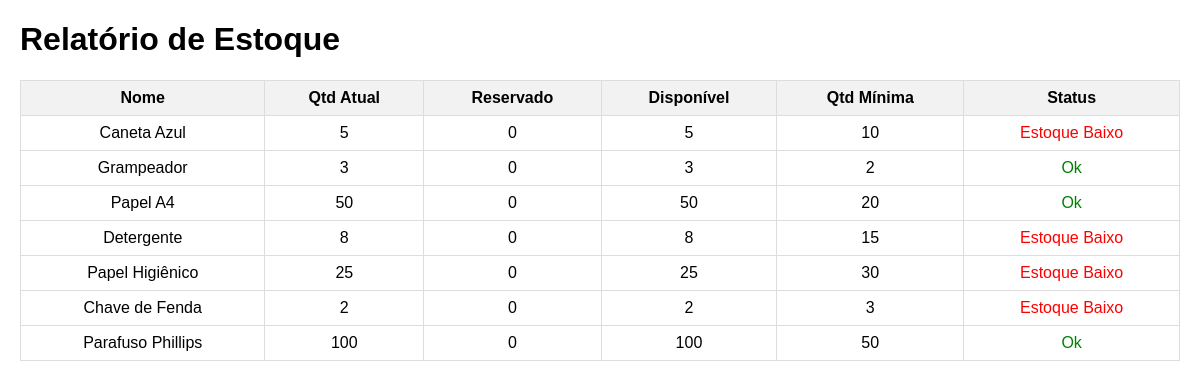
Screenshot of /relatorio/ (signed in) with the database file from the repository.
### materiais/models.py (models this page shows, shortened)
class Material(models.Model):
    nome = models.CharField(max_length=200)
    categoria = models.ForeignKey(Categoria, on_delete=models.CASCADE, related_name='materiais')
    descricao = models.TextField(blank=True, null=True)
    unidade_medida = models.CharField(max_length=20, default='unidade')
    quantidade_atual = models.PositiveIntegerField(default=0)
    reservado = models.PositiveIntegerField(default=0)  # 🔥 Novo campo
    quantidade_minima = models.PositiveIntegerField(default=5)
    preco_unitario = models.DecimalField(max_digits=10, decimal_places=2, null=True, blank=True)
    fornecedor = models.CharField(max_length=200, blank=True, null=True)
    localizacao = models.CharField(max_length=100, blank=True, null=True)
    ativo = models.BooleanField(default=True)
    criado_em = models.DateTimeField(auto_now_add=True)
    atualizado_em = models.DateTimeField(auto_now=True)
    class Meta:
        verbose_name = 'Material'
        verbose_name_plural = 'Materiais'
        ordering = ['categoria', 'nome']
    @property
    def estoque_baixo(self):
        return self.quantidade_atual <= self.quantidade_minima
    @property
    def valor_total_estoque(self):
        if self.preco_unitario:
            return self.quantidade_atual * self.preco_unitario
        return 0

### materiais/views.py (the view)
# urls.py: path('relatorio/', views.relatorio_estoque, name='relatorio_estoque'),
@login_required
def relatorio_estoque(request):
    materiais = Material.objects.filter(ativo=True).select_related('categoria')
    materiais = Material.objects.all()
    context = {
        'materiais': materiais,
    }
    categoria_id = request.GET.get('categoria')
    if categoria_id:
        materiais = materiais.filter(categoria_id=categoria_id)
    valor_total_estoque = sum(m.valor_total_estoque for m in materiais)
    materiais_estoque_baixo = materiais.filter(quantidade_atual__lte=F('quantidade_minima'))
    categorias = Categoria.objects.all()
    context = {
        'materiais': materiais,
        'categorias': categorias,
        'categoria_selecionada': categoria_id,
        'valor_total_estoque': valor_total_estoque,
        'materiais_estoque_baixo': materiais_estoque_baixo,
    }
    return render(request, 'materiais/relatorio_estoque.html', context)

### materiais/templatetags/custom_filters.py (called while the page is built)
@register.filter
def sub(value, arg):
    try:
        return value - arg
    except (TypeError, ValueError):
        return ''

### materiais/templates/materiais/relatorio_estoque.html (shortened to what this page needs)
{% load custom_filters %}
<!DOCTYPE html>
<html lang="pt-BR">
<head>
</head>
<body>
    <h1>Relatório de Estoque</h1>
    <table>
        <thead>
            <tr>
                <th>Nome</th>
                <th>Qtd Atual</th>
                <th>Reservado</th>
                <th>Disponível</th>
                <th>Qtd Mínima</th>
                <th>Status</th>
            </tr>
        </thead>
        <tbody>
            {% for item in materiais %}
            <tr>
                <td>{{ item.nome }}</td>
                <td>{{ item.quantidade_atual|default:0 }}</td>
                <td>{{ item.reservado|default:0 }}</td>
                <td>{{ item.quantidade_atual|sub:item.reservado|default:0 }}</td>
                <td>{{ item.quantidade_minima|default:0 }}</td>
                <td>
                    {% if item.estoque_baixo %}
                    <span style="color: red;">Estoque Baixo</span>
                    {% else %}
                    <span style="color: green;">Ok</span>
                    {% endif %}
                </td>
            </tr>
            {% empty %}
            <tr>
                <td colspan="6">Nenhum material encontrado.</td>
            </tr>
            {% endfor %}
        </tbody>
    </table>
</body>
</html>

### materiais/templates/materiais/relatorio_estoque.html (style rules this page uses)
body { font-family: Arial, sans-serif; margin: 20px; }
table { border-collapse: collapse; width: 100%; }
th, td { border: 1px solid #ddd; padding: 8px; text-align: center; }
th { background-color: #f2f2f2; }

### rows the page displays
Material: nome "Caneta Azul", quantidade_atual "5", reservado "0", quantidade_atual|sub "5", quantidade_minima "10", shows "Estoque Baixo"
Material: nome "Grampeador", quantidade_atual "3", reservado "0", quantidade_atual|sub "3", quantidade_minima "2", shows "Ok"
Material: nome "Papel A4", quantidade_atual "50", reservado "0", quantidade_atual|sub "50", quantidade_minima "20", shows "Ok"
Material: nome "Detergente", quantidade_atual "8", reservado "0", quantidade_atual|sub "8", quantidade_minima "15", shows "Estoque Baixo"
Material: nome "Papel Higiênico", quantidade_atual "25", reservado "0", quantidade_atual|sub "25", quantidade_minima "30", shows "Estoque Baixo"
Material: nome "Chave de Fenda", quantidade_atual "2", reservado "0", quantidade_atual|sub "2", quantidade_minima "3", shows "Estoque Baixo"
Material: nome "Parafuso Phillips", quantidade_atual "100", reservado "0", quantidade_atual|sub "100", quantidade_minima "50", shows "Ok"
